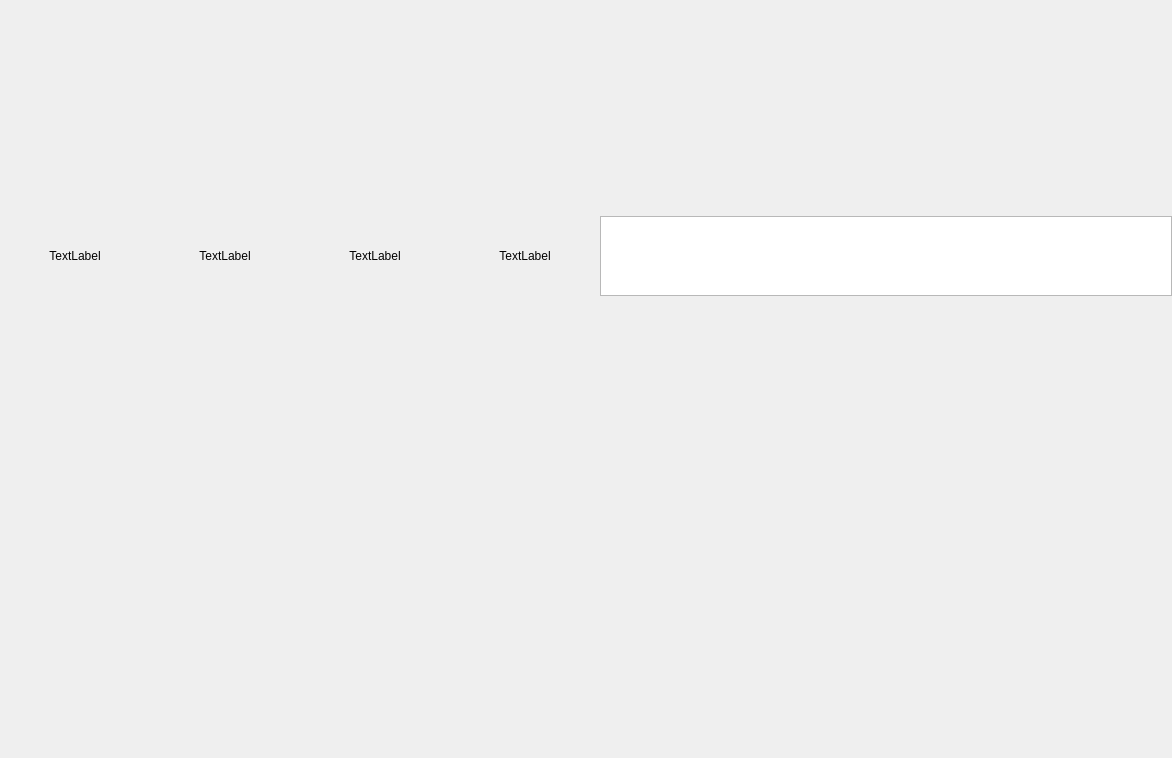
<?xml version="1.0" encoding="UTF-8"?>
<ui version="4.0">
 <class>stats</class>
 <widget class="QWidget" name="stats">
  <property name="geometry">
   <rect>
    <x>0</x>
    <y>0</y>
    <width>1172</width>
    <height>758</height>
   </rect>
  </property>
  <property name="windowTitle">
   <string>stats</string>
  </property>
  <layout class="QVBoxLayout" name="verticalLayout">
   <property name="spacing">
    <number>-1</number>
   </property>
   <property name="leftMargin">
    <number>0</number>
   </property>
   <property name="topMargin">
    <number>10</number>
   </property>
   <property name="rightMargin">
    <number>0</number>
   </property>
   <property name="bottomMargin">
    <number>0</number>
   </property>
   <item>
    <widget class="QWidget" name="lineChartWidget" native="true">
     <property name="maximumSize">
      <size>
       <width>16777215</width>
       <height>200</height>
      </size>
     </property>
    </widget>
   </item>
   <item>
    <widget class="QWidget" name="metrics" native="true">
     <property name="maximumSize">
      <size>
       <width>16777215</width>
       <height>80</height>
      </size>
     </property>
     <layout class="QHBoxLayout" name="horizontalLayout">
      <property name="spacing">
       <number>0</number>
      </property>
      <property name="leftMargin">
       <number>0</number>
      </property>
      <property name="topMargin">
       <number>0</number>
      </property>
      <property name="rightMargin">
       <number>0</number>
      </property>
      <property name="bottomMargin">
       <number>0</number>
      </property>
      <item>
       <widget class="QLabel" name="packetNumLabel">
        <property name="minimumSize">
         <size>
          <width>150</width>
          <height>0</height>
         </size>
        </property>
        <property name="maximumSize">
         <size>
          <width>16777215</width>
          <height>16777215</height>
         </size>
        </property>
        <property name="text">
         <string>TextLabel</string>
        </property>
        <property name="alignment">
         <set>Qt::AlignmentFlag::AlignCenter</set>
        </property>
       </widget>
      </item>
      <item>
       <widget class="QLabel" name="tcpStreamNumLabel">
        <property name="minimumSize">
         <size>
          <width>150</width>
          <height>0</height>
         </size>
        </property>
        <property name="maximumSize">
         <size>
          <width>16777215</width>
          <height>16777215</height>
         </size>
        </property>
        <property name="text">
         <string>TextLabel</string>
        </property>
        <property name="alignment">
         <set>Qt::AlignmentFlag::AlignCenter</set>
        </property>
       </widget>
      </item>
      <item>
       <widget class="QLabel" name="ratioChartLabel">
        <property name="minimumSize">
         <size>
          <width>150</width>
          <height>0</height>
         </size>
        </property>
        <property name="maximumSize">
         <size>
          <width>16777215</width>
          <height>16777215</height>
         </size>
        </property>
        <property name="text">
         <string>TextLabel</string>
        </property>
        <property name="alignment">
         <set>Qt::AlignmentFlag::AlignCenter</set>
        </property>
       </widget>
      </item>
      <item>
       <widget class="QLabel" name="udpStreamNumLabel">
        <property name="minimumSize">
         <size>
          <width>150</width>
          <height>0</height>
         </size>
        </property>
        <property name="maximumSize">
         <size>
          <width>16777215</width>
          <height>16777215</height>
         </size>
        </property>
        <property name="text">
         <string>TextLabel</string>
        </property>
        <property name="alignment">
         <set>Qt::AlignmentFlag::AlignCenter</set>
        </property>
       </widget>
      </item>
      <item>
       <widget class="QGraphicsView" name="graphicsView_2">
        <property name="maximumSize">
         <size>
          <width>16777215</width>
          <height>16777215</height>
         </size>
        </property>
        <property name="alignment">
         <set>Qt::AlignmentFlag::AlignCenter</set>
        </property>
       </widget>
      </item>
     </layout>
    </widget>
   </item>
   <item>
    <widget class="QWidget" name="info" native="true"/>
   </item>
  </layout>
 </widget>
 <resources/>
 <connections/>
</ui>
